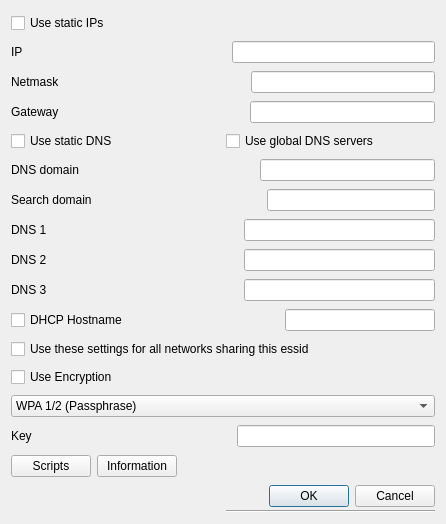
<?xml version="1.0" encoding="UTF-8"?>
<ui version="4.0">
 <class>networkProps</class>
 <widget class="QDialog" name="networkProps">
  <property name="geometry">
   <rect>
    <x>0</x>
    <y>0</y>
    <width>446</width>
    <height>524</height>
   </rect>
  </property>
  <property name="windowTitle">
   <string>Network - Properties</string>
  </property>
  <layout class="QGridLayout" name="gridLayout">
   <item row="0" column="0" rowspan="2" colspan="2">
    <layout class="QVBoxLayout" name="verticalLayout">
     <item>
      <widget class="QCheckBox" name="checkBox">
       <property name="text">
        <string>Use static IPs</string>
       </property>
      </widget>
     </item>
     <item>
      <layout class="QHBoxLayout" name="horizontalLayout">
       <item>
        <widget class="QLabel" name="label">
         <property name="text">
          <string>IP</string>
         </property>
        </widget>
       </item>
       <item>
        <spacer name="horizontalSpacer">
         <property name="orientation">
          <enum>Qt::Horizontal</enum>
         </property>
         <property name="sizeHint" stdset="0">
          <size>
           <width>40</width>
           <height>20</height>
          </size>
         </property>
        </spacer>
       </item>
       <item>
        <widget class="QLineEdit" name="lineEdit"/>
       </item>
      </layout>
     </item>
     <item>
      <layout class="QHBoxLayout" name="horizontalLayout_2">
       <item>
        <widget class="QLabel" name="label_2">
         <property name="text">
          <string>Netmask</string>
         </property>
        </widget>
       </item>
       <item>
        <spacer name="horizontalSpacer_2">
         <property name="orientation">
          <enum>Qt::Horizontal</enum>
         </property>
         <property name="sizeHint" stdset="0">
          <size>
           <width>40</width>
           <height>20</height>
          </size>
         </property>
        </spacer>
       </item>
       <item>
        <widget class="QLineEdit" name="lineEdit_2"/>
       </item>
      </layout>
     </item>
     <item>
      <layout class="QHBoxLayout" name="horizontalLayout_3">
       <item>
        <widget class="QLabel" name="label_3">
         <property name="text">
          <string>Gateway</string>
         </property>
        </widget>
       </item>
       <item>
        <spacer name="horizontalSpacer_3">
         <property name="orientation">
          <enum>Qt::Horizontal</enum>
         </property>
         <property name="sizeHint" stdset="0">
          <size>
           <width>40</width>
           <height>20</height>
          </size>
         </property>
        </spacer>
       </item>
       <item>
        <widget class="QLineEdit" name="lineEdit_3"/>
       </item>
      </layout>
     </item>
     <item>
      <layout class="QHBoxLayout" name="horizontalLayout_12">
       <item>
        <widget class="QCheckBox" name="checkBox_2">
         <property name="text">
          <string>Use static DNS</string>
         </property>
        </widget>
       </item>
       <item>
        <widget class="QCheckBox" name="checkBox_3">
         <property name="text">
          <string>Use global DNS servers</string>
         </property>
        </widget>
       </item>
      </layout>
     </item>
     <item>
      <layout class="QHBoxLayout" name="horizontalLayout_4">
       <item>
        <widget class="QLabel" name="label_4">
         <property name="text">
          <string>DNS domain</string>
         </property>
        </widget>
       </item>
       <item>
        <spacer name="horizontalSpacer_4">
         <property name="orientation">
          <enum>Qt::Horizontal</enum>
         </property>
         <property name="sizeHint" stdset="0">
          <size>
           <width>40</width>
           <height>20</height>
          </size>
         </property>
        </spacer>
       </item>
       <item>
        <widget class="QLineEdit" name="lineEdit_4"/>
       </item>
      </layout>
     </item>
     <item>
      <layout class="QHBoxLayout" name="horizontalLayout_5">
       <item>
        <widget class="QLabel" name="label_5">
         <property name="text">
          <string>Search domain</string>
         </property>
        </widget>
       </item>
       <item>
        <spacer name="horizontalSpacer_5">
         <property name="orientation">
          <enum>Qt::Horizontal</enum>
         </property>
         <property name="sizeHint" stdset="0">
          <size>
           <width>40</width>
           <height>20</height>
          </size>
         </property>
        </spacer>
       </item>
       <item>
        <widget class="QLineEdit" name="lineEdit_5"/>
       </item>
      </layout>
     </item>
     <item>
      <layout class="QHBoxLayout" name="horizontalLayout_6">
       <item>
        <widget class="QLabel" name="label_6">
         <property name="text">
          <string>DNS 1</string>
         </property>
        </widget>
       </item>
       <item>
        <spacer name="horizontalSpacer_6">
         <property name="orientation">
          <enum>Qt::Horizontal</enum>
         </property>
         <property name="sizeHint" stdset="0">
          <size>
           <width>40</width>
           <height>20</height>
          </size>
         </property>
        </spacer>
       </item>
       <item>
        <widget class="QLineEdit" name="lineEdit_6"/>
       </item>
      </layout>
     </item>
     <item>
      <layout class="QHBoxLayout" name="horizontalLayout_7">
       <item>
        <widget class="QLabel" name="label_7">
         <property name="text">
          <string>DNS 2</string>
         </property>
        </widget>
       </item>
       <item>
        <spacer name="horizontalSpacer_7">
         <property name="orientation">
          <enum>Qt::Horizontal</enum>
         </property>
         <property name="sizeHint" stdset="0">
          <size>
           <width>40</width>
           <height>20</height>
          </size>
         </property>
        </spacer>
       </item>
       <item>
        <widget class="QLineEdit" name="lineEdit_7"/>
       </item>
      </layout>
     </item>
     <item>
      <layout class="QHBoxLayout" name="horizontalLayout_8">
       <item>
        <widget class="QLabel" name="label_8">
         <property name="text">
          <string>DNS 3</string>
         </property>
        </widget>
       </item>
       <item>
        <spacer name="horizontalSpacer_8">
         <property name="orientation">
          <enum>Qt::Horizontal</enum>
         </property>
         <property name="sizeHint" stdset="0">
          <size>
           <width>40</width>
           <height>20</height>
          </size>
         </property>
        </spacer>
       </item>
       <item>
        <widget class="QLineEdit" name="lineEdit_8"/>
       </item>
      </layout>
     </item>
     <item>
      <layout class="QHBoxLayout" name="horizontalLayout_11">
       <item>
        <widget class="QCheckBox" name="checkBox_4">
         <property name="text">
          <string>DHCP Hostname</string>
         </property>
        </widget>
       </item>
       <item>
        <spacer name="horizontalSpacer_11">
         <property name="orientation">
          <enum>Qt::Horizontal</enum>
         </property>
         <property name="sizeHint" stdset="0">
          <size>
           <width>40</width>
           <height>20</height>
          </size>
         </property>
        </spacer>
       </item>
       <item>
        <widget class="QLineEdit" name="lineEdit_10"/>
       </item>
      </layout>
     </item>
     <item>
      <widget class="QCheckBox" name="checkBox_5">
       <property name="text">
        <string>Use these settings for all networks sharing this essid</string>
       </property>
      </widget>
     </item>
     <item>
      <widget class="QCheckBox" name="checkBox_6">
       <property name="text">
        <string>Use Encryption</string>
       </property>
      </widget>
     </item>
     <item>
      <widget class="QComboBox" name="comboBox">
       <item>
        <property name="text">
         <string>WPA 1/2 (Passphrase)</string>
        </property>
       </item>
      </widget>
     </item>
     <item>
      <layout class="QHBoxLayout" name="horizontalLayout_9">
       <item>
        <widget class="QLabel" name="label_9">
         <property name="text">
          <string>Key</string>
         </property>
        </widget>
       </item>
       <item>
        <spacer name="horizontalSpacer_9">
         <property name="orientation">
          <enum>Qt::Horizontal</enum>
         </property>
         <property name="sizeHint" stdset="0">
          <size>
           <width>40</width>
           <height>20</height>
          </size>
         </property>
        </spacer>
       </item>
       <item>
        <widget class="QLineEdit" name="lineEdit_9"/>
       </item>
      </layout>
     </item>
     <item>
      <layout class="QHBoxLayout" name="horizontalLayout_10">
       <item>
        <widget class="QPushButton" name="pushButton">
         <property name="text">
          <string>Scripts</string>
         </property>
        </widget>
       </item>
       <item>
        <widget class="QPushButton" name="pushButton_2">
         <property name="text">
          <string>Information</string>
         </property>
        </widget>
       </item>
       <item>
        <spacer name="horizontalSpacer_10">
         <property name="orientation">
          <enum>Qt::Horizontal</enum>
         </property>
         <property name="sizeHint" stdset="0">
          <size>
           <width>40</width>
           <height>20</height>
          </size>
         </property>
        </spacer>
       </item>
      </layout>
     </item>
     <item>
      <widget class="QDialogButtonBox" name="buttonBox">
       <property name="orientation">
        <enum>Qt::Horizontal</enum>
       </property>
       <property name="standardButtons">
        <set>QDialogButtonBox::Cancel|QDialogButtonBox::Ok</set>
       </property>
      </widget>
     </item>
    </layout>
   </item>
   <item row="1" column="1">
    <widget class="Line" name="line">
     <property name="orientation">
      <enum>Qt::Horizontal</enum>
     </property>
    </widget>
   </item>
  </layout>
 </widget>
 <resources/>
 <connections>
  <connection>
   <sender>buttonBox</sender>
   <signal>accepted()</signal>
   <receiver>networkProps</receiver>
   <slot>accept()</slot>
   <hints>
    <hint type="sourcelabel">
     <x>248</x>
     <y>254</y>
    </hint>
    <hint type="destinationlabel">
     <x>157</x>
     <y>274</y>
    </hint>
   </hints>
  </connection>
  <connection>
   <sender>buttonBox</sender>
   <signal>rejected()</signal>
   <receiver>networkProps</receiver>
   <slot>reject()</slot>
   <hints>
    <hint type="sourcelabel">
     <x>316</x>
     <y>260</y>
    </hint>
    <hint type="destinationlabel">
     <x>286</x>
     <y>274</y>
    </hint>
   </hints>
  </connection>
 </connections>
</ui>
